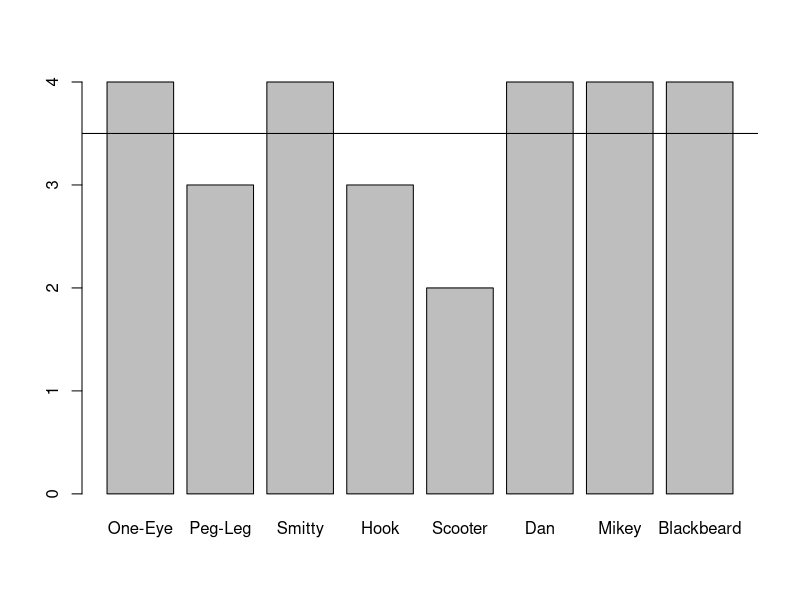
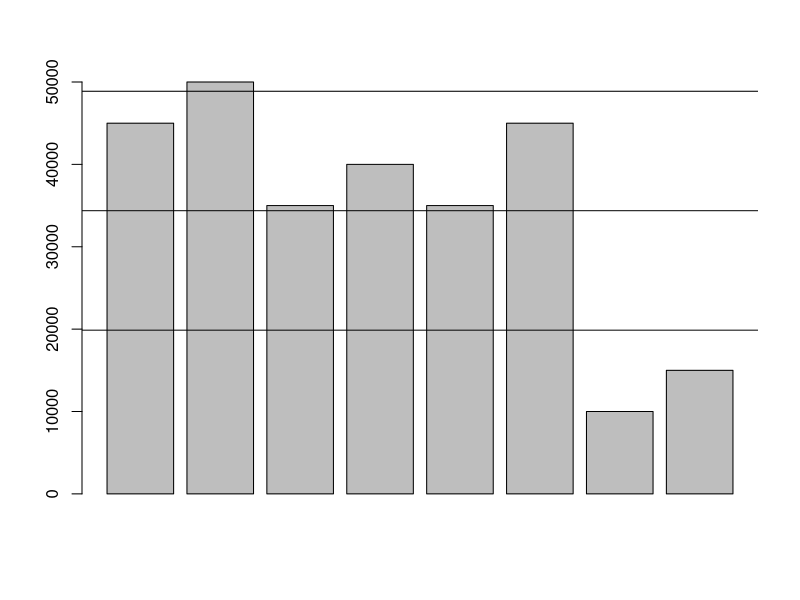

The R source for these figures, in order:
# Summary

# Mean
limbs <- c(4, 3, 4, 3, 2, 4, 4, 4)
names(limbs) <- c('One-Eye', 'Peg-Leg', 'Smitty', 'Hook', 'Scooter', 'Dan', 'Mikey', 'Blackbeard')
mean(limbs)

barplot(limbs)
abline(h = mean(limbs))

# Median
median(limbs)

# SD
pounds <- c(45000, 50000, 35000, 40000, 35000, 45000, 10000, 15000)
barplot(pounds)
meanValue <- mean(pounds)
abline(h = mean(pounds))
deviation <- sd(pounds)
abline(h = meanValue + deviation)
abline(h = meanValue - deviation)